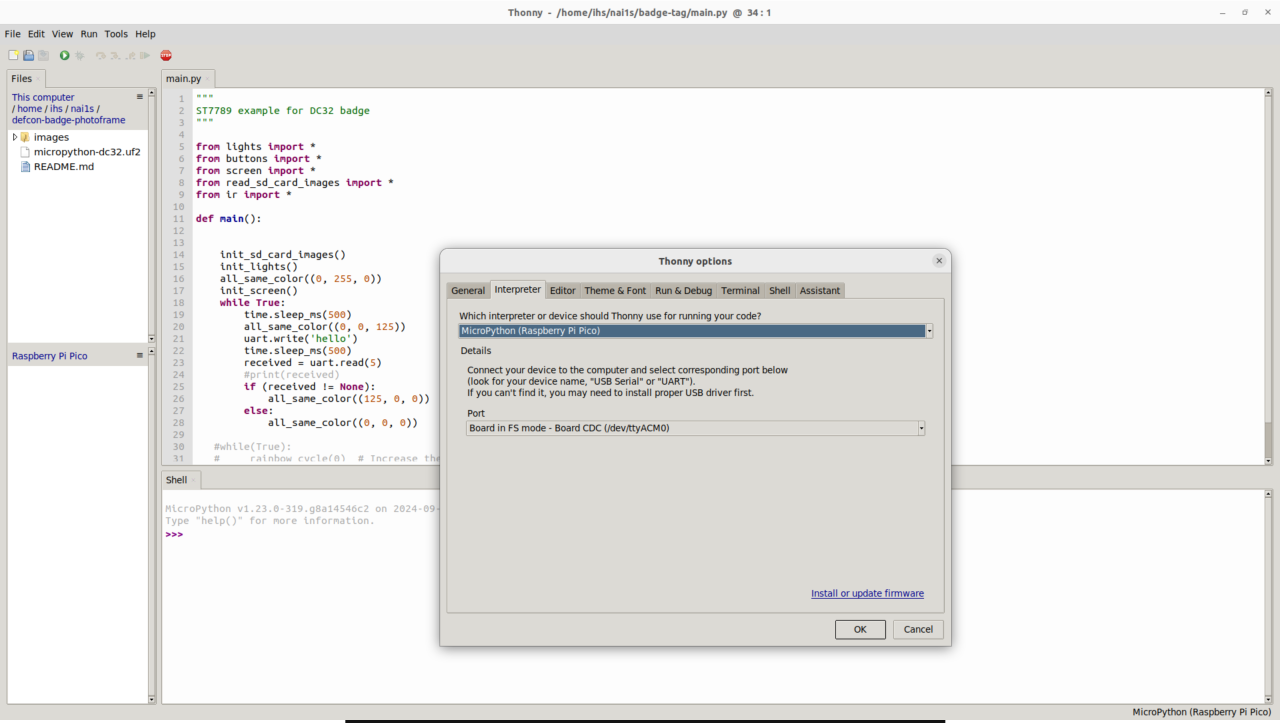
#> input picture images/Thonny Config.png, 3840 x 2168 px (shown at 1/3 size)
$ python resizer.py ../images out
#> lines starting #> are read from the running program, lines starting #| are printed output that depends on the picture
from PIL import Image
import os
import argparse

def resize_images(input_folder, output_folder, size=(320, 240)):
    # Create output folder if it doesn't exist
#> called with input_folder = '../images', output_folder = 'out', size = (320, 240)
    if not os.path.exists(output_folder):
        os.makedirs(output_folder)

    # Loop through all files in the input folder
    for filename in os.listdir(input_folder):
        if filename.lower().endswith(('png', 'jpg', 'jpeg', 'gif', 'bmp')):
            input_path = os.path.join(input_folder, filename)
            output_path = os.path.join(output_folder, os.path.splitext(filename)[0] + '.png')

            try:
                # Open an image file
                with Image.open(input_path) as img:
                    # Resize image
#> img is the input picture: PIL image 3840x2168 RGBA; mean R, G, B, A 234.3, 233.6, 232.2, 254.5
                    img = img.resize(size)
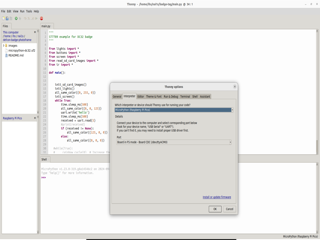
#> img: PIL image 320x240 RGBA; mean R, G, B, A 234.7, 234, 232.6, 254.5; transparent parts drawn white
                    # Save as PNG
                    img.save(output_path, format='PNG')
                    print(f"Resized and saved {filename} to {output_path}")
            except Exception as e:
                print(f"Error processing {filename}: {e}")

def main():
    # Set up argument parser
    parser = argparse.ArgumentParser(description='Resize images in a folder to 320x240 and save them as PNG files.')
    parser.add_argument('input_folder', type=str, help='Path to the input folder containing images.')
    parser.add_argument('output_folder', type=str, help='Path to the output folder where resized images will be saved.')

    # Parse arguments
    args = parser.parse_args()

    # Call the function to resize images
    resize_images(args.input_folder, args.output_folder)

if __name__ == "__main__":
    main()
